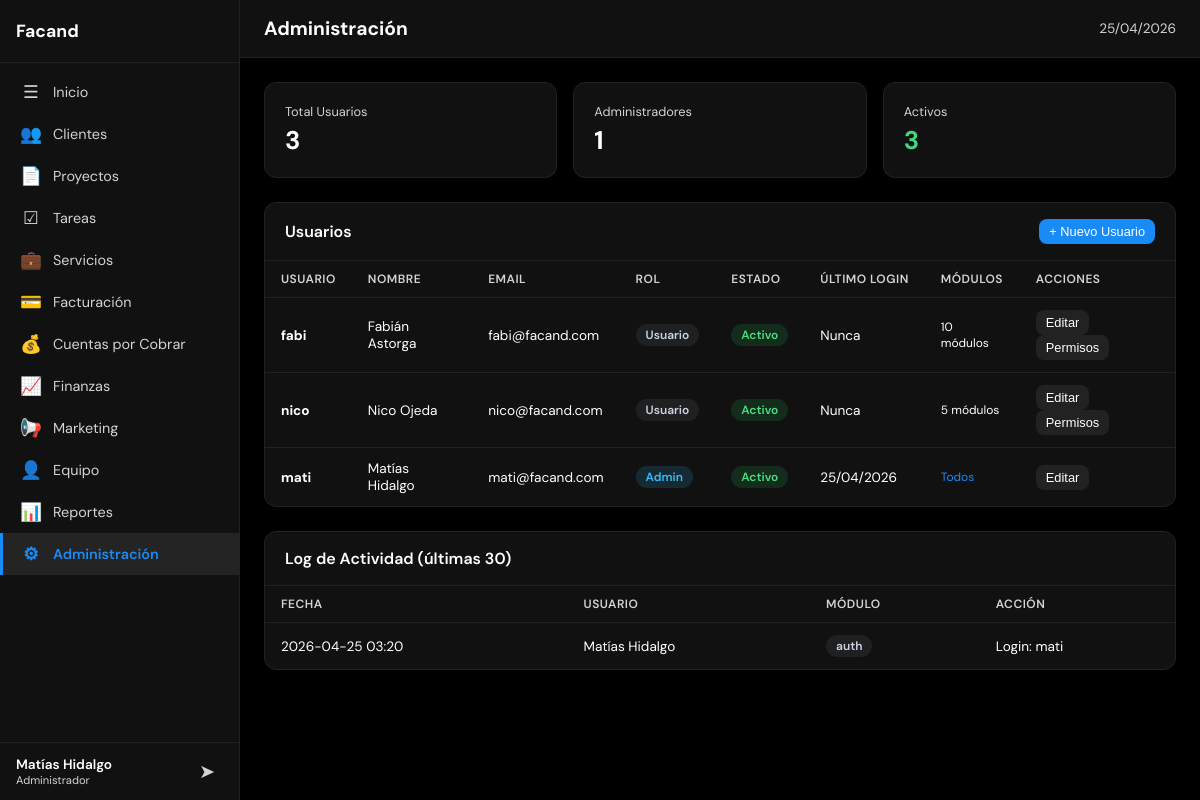
The app's page /index.php?page=admin (signed in) with its own data.
### tables this page shows
CREATE TABLE usuarios (
            id INTEGER PRIMARY KEY AUTOINCREMENT,
            username TEXT UNIQUE NOT NULL,
            password_hash TEXT NOT NULL,
            nombre TEXT NOT NULL,
            email TEXT DEFAULT '',
            role TEXT NOT NULL DEFAULT 'user' CHECK(role IN ('admin','user')),
            activo INTEGER NOT NULL DEFAULT 1,
            last_login TEXT,
            created_at TEXT DEFAULT (datetime('now')),
            updated_at TEXT DEFAULT (datetime('now'))
        );

CREATE TABLE actividad (
            id INTEGER PRIMARY KEY AUTOINCREMENT,
            modulo TEXT NOT NULL,
            accion TEXT NOT NULL,
            cliente_id INTEGER,
            usuario_id INTEGER,
            created_at TEXT DEFAULT (datetime('now'))
        );

### config/app.php (called while the page is built)
<?php
return array (
  'name' => 'Facand',
  'logo' => 'assets/img/logo.png',
  'primary' => '#41d77e',
  'accent' => '#188bf6',
  'bg' => '#000000',
  'surface' => '#111111',
  'text' => '#ffffff',
  'timezone' => 'America/Santiago',
  'currency' => 'CLP',
  'locale' => 'es_CL',
  'version' => '1.0.0',
  'active' => true,
);

### includes/functions.php (called while the page is built, shortened)
<?php
$app_config = require __DIR__ . '/../config/app.php';
function format_date(?string $date): string {
    $ts = strtotime($date);
    return $ts ? date('d/m/Y', $ts) : '-';
}
function safe(mixed $str): string {
    return htmlspecialchars((string)($str ?? ''), ENT_QUOTES, 'UTF-8');
}

### config/modules.php (called while the page is built)
<?php
return [
    'home'        => ['nombre' => 'Inicio',            'icono' => '&#9776;',  'archivo' => 'modules/home.php',        'descripcion' => 'Resumen general y KPIs'],
    'crm'         => ['nombre' => 'Clientes',           'icono' => '&#128101;','archivo' => 'modules/crm.php',         'descripcion' => 'Gestión de clientes y pipeline'],
    'projects'    => ['nombre' => 'Proyectos',          'icono' => '&#128196;','archivo' => 'modules/projects.php',    'descripcion' => 'Gestión de proyectos'],
    'tasks'       => ['nombre' => 'Tareas',             'icono' => '&#9745;',  'archivo' => 'modules/tasks.php',       'descripcion' => 'Gestión de tareas y asignaciones'],
    'services'    => ['nombre' => 'Servicios',            'icono' => '&#128188;','archivo' => 'modules/services.php',    'descripcion' => 'Servicios contratados por cliente'],
    'billing'     => ['nombre' => 'Facturación',        'icono' => '&#128179;','archivo' => 'modules/billing.php',     'descripcion' => 'Emisión y control de facturas'],
    'receivables' => ['nombre' => 'Cuentas por Cobrar', 'icono' => '&#128176;','archivo' => 'modules/receivables.php', 'descripcion' => 'Seguimiento de cobros pendientes'],
    'finance'     => ['nombre' => 'Finanzas',           'icono' => '&#128200;','archivo' => 'modules/finance.php',     'descripcion' => 'Ingresos, gastos y flujo de caja'],
    'marketing'   => ['nombre' => 'Marketing',          'icono' => '&#128226;','archivo' => 'modules/marketing.php',   'descripcion' => 'Campañas y métricas'],
    'team'        => ['nombre' => 'Equipo',             'icono' => '&#128100;','archivo' => 'modules/team.php',        'descripcion' => 'Miembros y carga de trabajo'],
    'reports'     => ['nombre' => 'Reportes',           'icono' => '&#128202;','archivo' => 'modules/reports.php',     'descripcion' => 'Reportes exportables'],
    'admin'       => ['nombre' => 'Administración',     'icono' => '&#9881;',  'archivo' => 'modules/admin.php',       'descripcion' => 'Usuarios, roles y configuración'],
];

### includes/permissions.php (called while the page is built, shortened)
<?php
function get_user_modules(int $user_id): array {
    $user = query_one('SELECT role FROM usuarios WHERE id = ?', [$user_id]);
    $all_modules = require __DIR__ . '/../config/modules.php';
    if ($user['role'] === 'admin') {
        return array_keys($all_modules);
    }
    $perms = query_all(
        'SELECT modulo FROM permisos WHERE usuario_id = ? AND puede_ver = 1',
        [$user_id]
    );
    $allowed = array_column($perms, 'modulo');
    return $allowed;
}

### includes/db.php (called while the page is built, shortened)
<?php
function get_db(): SQLite3 {
    static $db = null;
    if ($db === null) {
        $db_path = __DIR__ . '/../data/dashboard.db';
        $db = new SQLite3($db_path);
        $db->busyTimeout(5000);
        $db->exec('PRAGMA journal_mode=WAL');
        $db->exec('PRAGMA foreign_keys=ON');
    }
    return $db;
}
function query_all(string $sql, array $params = []): array {
    $stmt = get_db()->prepare($sql);
    foreach ($params as $i => $val) {
        $stmt->bindValue($i + 1, $val);
    }
    $result = $stmt->execute();
    $rows = [];
    while ($row = $result->fetchArray(SQLITE3_ASSOC)) {
        $rows[] = $row;
    }
    return $rows;
}
function query_one(string $sql, array $params = []): ?array {
    $rows = query_all($sql, $params);
    return $rows[0] ?? null;
}

### includes/auth.php (called while the page is built, shortened)
<?php
require_once __DIR__ . '/db.php';
require_once __DIR__ . '/permissions.php';
require_once __DIR__ . '/functions.php';
$current_user = query_one('SELECT * FROM usuarios WHERE id = ?', [$_SESSION['user_id']]);

### modules/admin.php (the view, shortened to what this page needs)
<?php
$usuarios = query_all('SELECT * FROM usuarios ORDER BY role DESC, nombre');
$all_modules = require __DIR__ . '/../config/modules.php';
$total_users = count($usuarios);
$admins = count(array_filter($usuarios, fn($u) => $u['role'] === 'admin'));
$activos = count(array_filter($usuarios, fn($u) => $u['activo']));
?>
<div class="kpi-grid">
    <div class="kpi-card">
        <div class="kpi-label">Total Usuarios</div>
        <div class="kpi-value"><?= $total_users ?></div>
    </div>
    <div class="kpi-card">
        <div class="kpi-label">Administradores</div>
        <div class="kpi-value"><?= $admins ?></div>
    </div>
    <div class="kpi-card">
        <div class="kpi-label">Activos</div>
        <div class="kpi-value success"><?= $activos ?></div>
    </div>
</div>
<div class="table-container">
    <div class="table-header">
        <span class="table-title">Usuarios</span>
        <button class="btn btn-primary btn-sm" onclick="openNewUser()">+ Nuevo Usuario</button>
    </div>
    <table>
        <thead>
            <tr>
                <th>Usuario</th>
                <th>Nombre</th>
                <th>Email</th>
                <th>Rol</th>
                <th>Estado</th>
                <th>Último Login</th>
                <th>Módulos</th>
                <th>Acciones</th>
            </tr>
        </thead>
        <tbody>
            <?php foreach ($usuarios as $u):
                $user_mods = get_user_modules($u['id']);
            ?>
            <tr>
                <td><strong><?= safe($u['username']) ?></strong></td>
                <td><?= safe($u['nombre']) ?></td>
                <td><?= safe($u['email'] ?: '-') ?></td>
                <td><span class="badge <?= $u['role'] === 'admin' ? 'status-info' : 'status-default' ?>"><?= $u['role'] === 'admin' ? 'Admin' : 'Usuario' ?></span></td>
                <td><span class="badge <?= $u['activo'] ? 'status-success' : 'status-muted' ?>"><?= $u['activo'] ? 'Activo' : 'Inactivo' ?></span></td>
                <td><?= $u['last_login'] ? format_date($u['last_login']) : 'Nunca' ?></td>
                <td style="font-size:.75rem;">
                    <?php if ($u['role'] === 'admin'): ?>
                        <span style="color:var(--accent)">Todos</span>
                    <?php else: ?>
                        <?= count($user_mods) ?> módulos
                    <?php endif; ?>
                </td>
                <td>
                    <button class="btn btn-secondary btn-sm" onclick="editUser(<?= $u['id'] ?>)">Editar</button>
                    <?php if ($u['role'] !== 'admin' || $admins > 1): ?>
                        <button class="btn btn-secondary btn-sm" onclick="managePermissions(<?= $u['id'] ?>, '<?= safe($u['nombre']) ?>')">Permisos</button>
                    <?php endif; ?>
                </td>
            </tr>
            <?php endforeach; ?>
        </tbody>
    </table>
</div>
<?php $log = query_all('SELECT a.*, u.nombre as usuario FROM actividad a LEFT JOIN usuarios u ON a.usuario_id = u.id ORDER BY a.created_at DESC LIMIT 30'); ?>
<div class="table-container" style="margin-top:24px;">
    <div class="table-header">
        <span class="table-title">Log de Actividad (últimas 30)</span>
    </div>
    <table>
        <thead><tr><th>Fecha</th><th>Usuario</th><th>Módulo</th><th>Acción</th></tr></thead>
        <tbody>
            <?php foreach ($log as $l): ?>
            <tr>
                <td style="white-space:nowrap"><?= safe(substr($l['created_at'], 0, 16)) ?></td>
                <td><?= safe($l['usuario'] ?? 'Sistema') ?></td>
                <td><span class="badge status-default"><?= safe($l['modulo']) ?></span></td>
                <td><?= safe($l['accion']) ?></td>
            </tr>
            <?php endforeach; ?>
        </tbody>
    </table>
</div>

### index.php (shortened to what this page needs)
<?php
require_once __DIR__ . '/includes/auth.php';
$app = require __DIR__ . '/config/app.php';
$all_modules = require __DIR__ . '/config/modules.php';
$page = $_GET['page'] ?? 'home';
$module_info = $all_modules[$page];
?>
<!DOCTYPE html>
<html lang="es">
<head>
    <link rel="stylesheet" href="css/styles.css">
</head>
<body>
    <aside class="sidebar" id="sidebar">
        <div class="sidebar-header">
            <h2 class="sidebar-brand"><?= safe($app['name']) ?></h2>
        </div>
        <nav class="sidebar-nav">
            <?php foreach ($all_modules as $slug => $mod): ?>
                <a href="?page=<?= $slug ?>" class="nav-item <?= $page === $slug ? 'active' : '' ?>">
                    <span class="nav-icon"><?= $mod['icono'] ?></span>
                    <span class="nav-label"><?= safe($mod['nombre']) ?></span>
                </a>
            <?php endforeach; ?>
        </nav>
        <div class="sidebar-footer">
            <div class="user-info">
                <span class="user-name"><?= safe($current_user['nombre']) ?></span>
                <span class="user-role"><?= $current_user['role'] === 'admin' ? 'Administrador' : 'Usuario' ?></span>
            </div>
            <a href="logout.php" class="btn-logout" title="Cerrar sesión">&#10148;</a>
        </div>
    </aside>
    <main class="main-content">
        <header class="topbar">
            <h1 class="page-title"><?= safe($module_info['nombre']) ?></h1>
            <div class="topbar-right">
                <span class="current-date"><?= date('d/m/Y') ?></span>
            </div>
        </header>
        <div class="content-area" id="contentArea">
            <?php
            $module_file = __DIR__ . '/' . $module_info['archivo'];
            if (file_exists($module_file)) {
                include $module_file;
            } else {
                echo '<div class="empty-state"><p>Módulo en construcción</p></div>';
            }
            ?>
        </div>
    </main>
</body>
</html>

### css/styles.css (style rules this page uses)
*, *::before, *::after { margin: 0; padding: 0; box-sizing: border-box; }
body { font-family: 'DM Sans', 'Inter', -apple-system, BlinkMacSystemFont, 'Segoe UI', sans-serif; background: var(--bg); color: var(--text); min-height: 100vh; display: flex; overflow-x: hidden; }
a { color: var(--accent); text-decoration: none; }
.sidebar { width: 240px; min-height: 100vh; background: var(--surface); border-right: 1px solid var(--border); display: flex; flex-direction: column; position: fixed; top: 0; left: 0; z-index: 100; transition: transform .3s ease; }
.sidebar-header { padding: 20px 16px; border-bottom: 1px solid var(--border); }
.sidebar-brand { font-size: 1.1rem; font-weight: 700; color: var(--text); white-space: nowrap; overflow: hidden; text-overflow: ellipsis; }
.sidebar-nav { flex: 1; padding: 8px 0; overflow-y: auto; }
.nav-item { display: flex; align-items: center; gap: 10px; padding: 10px 16px; color: var(--text-muted); font-size: .9rem; transition: all .15s; border-left: 3px solid transparent; }
.nav-item.active { background: rgba(255,255,255,.08); color: var(--accent); border-left-color: var(--accent); font-weight: 600; }
.nav-icon { font-size: 1.1rem; width: 24px; text-align: center; }
.sidebar-footer { padding: 12px 16px; border-top: 1px solid var(--border); display: flex; align-items: center; justify-content: space-between; gap: 8px; }
.user-info { display: flex; flex-direction: column; min-width: 0; }
.user-name { font-size: .85rem; font-weight: 600; white-space: nowrap; overflow: hidden; text-overflow: ellipsis; }
.user-role { font-size: .7rem; color: var(--text-muted); }
.btn-logout { color: var(--text-muted); font-size: 1.2rem; padding: 4px 8px; border-radius: 6px; transition: all .15s; }
.main-content { flex: 1; margin-left: 240px; min-height: 100vh; display: flex; flex-direction: column; }
.topbar { display: flex; align-items: center; gap: 16px; padding: 16px 24px; border-bottom: 1px solid var(--border); background: var(--surface); position: sticky; top: 0; z-index: 50; }
.page-title { font-size: 1.2rem; font-weight: 700; flex: 1; }
.topbar-right { font-size: .85rem; color: var(--text-muted); }
.content-area { flex: 1; padding: 24px; max-width: 1400px; width: 100%; }
.kpi-grid { display: grid; grid-template-columns: repeat(auto-fit, minmax(200px, 1fr)); gap: 16px; margin-bottom: 24px; }
.kpi-card { background: var(--surface); border: 1px solid var(--border); border-radius: 12px; padding: 20px; transition: border-color .2s; }
.kpi-label { font-size: .8rem; color: var(--text-muted); margin-bottom: 4px; }
.kpi-value { font-size: 1.6rem; font-weight: 700; }
.kpi-value.success { color: var(--success); }
.table-container { background: var(--surface); border: 1px solid var(--border); border-radius: 12px; overflow: hidden; margin-bottom: 24px; }
.table-header { display: flex; align-items: center; justify-content: space-between; padding: 16px 20px; border-bottom: 1px solid var(--border); flex-wrap: wrap; gap: 12px; }
.table-title { font-size: 1rem; font-weight: 600; }
table { width: 100%; border-collapse: collapse; font-size: .85rem; }
thead th { padding: 10px 16px; text-align: left; font-size: .75rem; font-weight: 600; color: var(--text-muted); text-transform: uppercase; letter-spacing: .5px; border-bottom: 1px solid var(--border); white-space: nowrap; }
tbody td { padding: 12px 16px; border-bottom: 1px solid rgba(51,65,85,.4); vertical-align: middle; }
tbody tr:last-child td { border-bottom: none; }
.badge { display: inline-block; padding: 3px 10px; border-radius: 20px; font-size: .75rem; font-weight: 600; white-space: nowrap; }
.status-success { background: rgba(34,197,94,.15); color: #4ade80; }
.status-default { background: rgba(148,163,184,.1); color: #cbd5e1; }
.status-info { background: rgba(56,189,248,.15); color: #38bdf8; }
.btn { display: inline-flex; align-items: center; gap: 6px; padding: 8px 16px; border: none; border-radius: 8px; font-size: .85rem; font-weight: 500; cursor: pointer; transition: all .15s; white-space: nowrap; }
.btn-primary { background: var(--accent); color: #fff; }
.btn-secondary { background: var(--border); color: var(--text); }
.btn-sm { padding: 5px 10px; font-size: .8rem; }

### records on screen
usuarios: nombre "Matías Hidalgo", username "mati", email "mati@facand.com", role "Admin", activo "Activo", last_login "25/04/2026"
usuarios: username "fabi", nombre "Fabián Astorga", email "fabi@facand.com", role "Usuario", activo "Activo", shows "Nunca", count($user_mods) "10"
usuarios: username "nico", nombre "Nico Ojeda", email "nico@facand.com", role "Usuario", activo "Activo", shows "Nunca", count($user_mods) "5"
actividad: created_at "2026-04-25 03:20", usuario.nombre "Matías Hidalgo", modulo "auth", accion "Login: mati"

### other values on screen
safe($app['name']) "Facand"
$mod['icono'] "☰"
safe($mod['nombre']) "Inicio"
$mod['icono'] "👥"
safe($mod['nombre']) "Clientes"
$mod['icono'] "📄"
safe($mod['nombre']) "Proyectos"
$mod['icono'] "☑"
safe($mod['nombre']) "Tareas"
$mod['icono'] "💼"
safe($mod['nombre']) "Servicios"
$mod['icono'] "💳"
safe($mod['nombre']) "Facturación"
$mod['icono'] "💰"
safe($mod['nombre']) "Cuentas por Cobrar"
